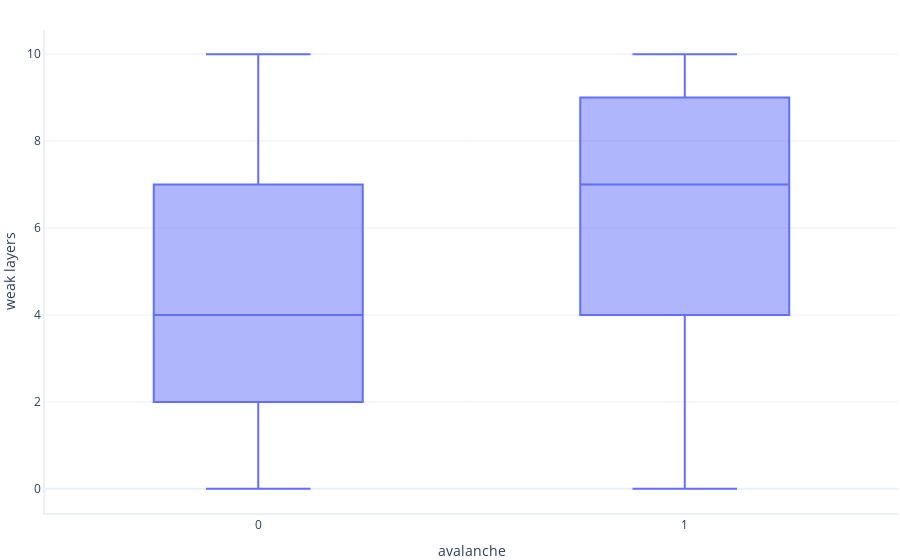

Here is the notebook cell this chart was saved with:
### Markdown cell above
# Exercise: Assessing a logistic regression model

In the previous exercise, we fit a simple logistic regression model to predict the chance of an avalanche. This time, we will create the same model and take a deeper look at how to best understand the mistakes that it makes.

## Data visualisation

Let's remind ourselves of our data. Remember we are planning to train a model that can predict avalanches based on the number of weak layers of snow.

### Code cell
import pandas
import graphing # custom graphing code. See our GitHub repo for details

#Import the data from the .csv file
dataset = pandas.read_csv('Data/avalanche.csv', delimiter="\t")

#Let's have a look at the data and the relationship we are going to model
print(dataset.head())

graphing.box_and_whisker(dataset, label_x="avalanche", label_y="weak_layers")

### Figure 1 — Plotly figure (JSON) as saved in the notebook; plotly's stock layout.template omitted (floating-point values rounded to 4 significant figures; data arrays with more than 128 entries replaced by an {"elided": "..."} marker saying what was removed)
{"data": [{"alignmentgroup": "True", "hovertemplate": "avalanche=%{x}<br>weak layers=%{y}<extra></extra>", "legendgroup": "", "marker": {"color": "#636efa"}, "name": "", "notched": false, "offsetgroup": "", "orientation": "v", "showlegend": false, "type": "box", "x": {"elided": "1095 int values"}, "x0": " ", "xaxis": "x", "y": {"elided": "1095 int values"}, "y0": " ", "yaxis": "y"}], "layout": {"boxmode": "group", "legend": {"tracegroupgap": 0}, "xaxis": {"anchor": "y", "domain": [0, 1], "title": {"text": "avalanche"}}, "yaxis": {"anchor": "x", "domain": [0, 1], "title": {"text": "weak layers"}}}}
